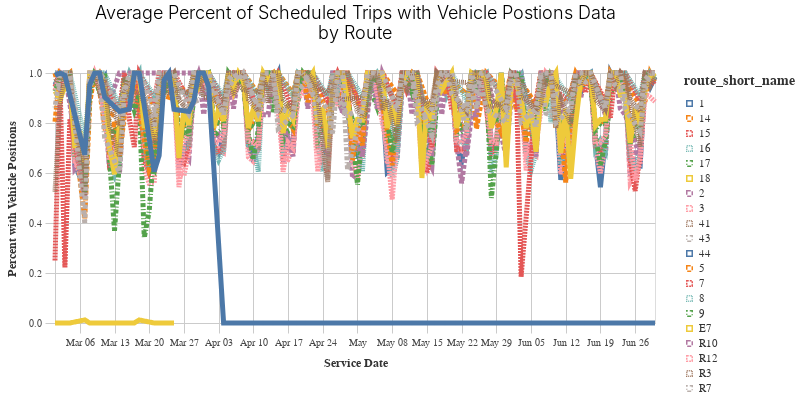

Notebook source saved alongside this figure:
### Code cell
highlight = alt.selection(type='single', on="mouseover", 
                              fields=['route_short_name', "pct_w_vp"], nearest=True)
selection = alt.selection_multi(
                          fields=['route_short_name'], bind='legend')

line = alt.Chart(rt_sched).mark_line().encode(
    x=alt.X('service_date', title=_dla_utils.labeling('service_date')),
    y=alt.Y('pct_w_vp', title=('Percent with Vehicle Positions')),
    color='route_short_name',
    strokeDash='route_short_name',
      tooltip = alt.Tooltip(["route_short_name", "service_date","pct_w_vp"]),
    opacity=alt.condition(selection, alt.value(1), alt.value(0.2)),
                size=alt.condition(~highlight, alt.value(2), alt.value(5))
             ).properties(title={
                 "text": ["Average Percent of Scheduled Trips with Vehicle Postions Data", "by Route"],
             }).add_selection(
                 selection, highlight).properties(width=600)
line_chart = styleguide.preset_chart_config(line)
line_chart = _dla_utils.add_tooltip(line_chart, 'route_short_name', 'pct_w_vp')
line_chart.properties(width=600)

### Figure 1 — Vega-Lite specification as saved in the notebook (floating-point values rounded to 4 significant figures; data arrays with more than 128 entries replaced by an {"elided": "..."} marker saying what was removed)
{"config": {"view": {"continuousWidth": 400, "continuousHeight": 300}, "axis": {"domainColor": "#cbcbcb", "grid": true, "gridColor": "#cbcbcb", "gridWidth": 1, "labelColor": "#474747", "labelFont": "Nunito Sans", "labelFontSize": 10, "labelPadding": 4, "tickColor": "#cbcbcb", "tickSize": 10, "titleColor": "#333", "titleFont": "Raleway", "titleFontSize": 12, "titlePadding": 10}, "axisBand": {"grid": false}, "background": "white", "font": "Raleway", "header": {"labelFont": "Nunito Sans", "titleFont": "Raleway"}, "legend": {"labelColor": "#333", "labelFont": "Nunito Sans", "labelFontSize": 11, "labelLimit": 0, "padding": 1, "symbolSize": 30, "symbolType": "square", "titleColor": "#333", "titleFont": "Raleway", "titleFontSize": 14, "titlePadding": 10}, "title": {"anchor": "middle", "font": "Raleway", "fontSize": 18, "fontWeight": 300, "offset": 20}}, "data": {"name": "data-81344890895a960f9671a8c90699a465"}, "mark": "line", "encoding": {"color": {"field": "route_short_name", "type": "nominal"}, "opacity": {"condition": {"value": 1, "selection": "selector008"}, "value": 0.2}, "size": {"condition": {"value": 2, "selection": {"not": "selector007"}}, "value": 5}, "strokeDash": {"field": "route_short_name", "type": "nominal"}, "tooltip": [{"field": "route_short_name", "title": "Route Short Name", "type": "nominal"}, {"field": "pct_w_vp", "title": "Pct W Vp", "type": "quantitative"}], "x": {"field": "service_date", "title": "Service Date", "type": "temporal"}, "y": {"field": "pct_w_vp", "title": "Percent with Vehicle Positions", "type": "quantitative"}}, "height": 250, "selection": {"selector008": {"type": "multi", "fields": ["route_short_name"], "bind": "legend"}, "selector007": {"type": "single", "on": "mouseover", "fields": ["route_short_name", "pct_w_vp"], "nearest": true}}, "title": {"text": ["Average Percent of Scheduled Trips with Vehicle Postions Data", "by Route"]}, "width": 600, "$schema": "https://vega.github.io/schema/vega-lite/v4.17.0.json", "datasets": {"data-81344890895a960f9671a8c90699a465": {"elided": "2029 records"}}}
